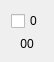
<?xml version="1.0" encoding="UTF-8"?>
<ui version="4.0">
 <class>bitSetForm</class>
 <widget class="QWidget" name="bitSetForm">
  <property name="geometry">
   <rect>
    <x>0</x>
    <y>0</y>
    <width>49</width>
    <height>56</height>
   </rect>
  </property>
  <property name="windowTitle">
   <string>Form</string>
  </property>
  <layout class="QVBoxLayout" name="verticalLayout">
   <item>
    <widget class="QCheckBox" name="bitCheckBox">
     <property name="sizePolicy">
      <sizepolicy hsizetype="Fixed" vsizetype="Fixed">
       <horstretch>0</horstretch>
       <verstretch>0</verstretch>
      </sizepolicy>
     </property>
     <property name="accessibleName">
      <string/>
     </property>
     <property name="text">
      <string>0</string>
     </property>
     <property name="checked">
      <bool>false</bool>
     </property>
     <property name="tristate">
      <bool>false</bool>
     </property>
    </widget>
   </item>
   <item>
    <widget class="QLabel" name="bitNumLabel">
     <property name="text">
      <string>00</string>
     </property>
     <property name="textFormat">
      <enum>Qt::AutoText</enum>
     </property>
     <property name="alignment">
      <set>Qt::AlignCenter</set>
     </property>
    </widget>
   </item>
  </layout>
 </widget>
 <resources/>
 <connections/>
</ui>
